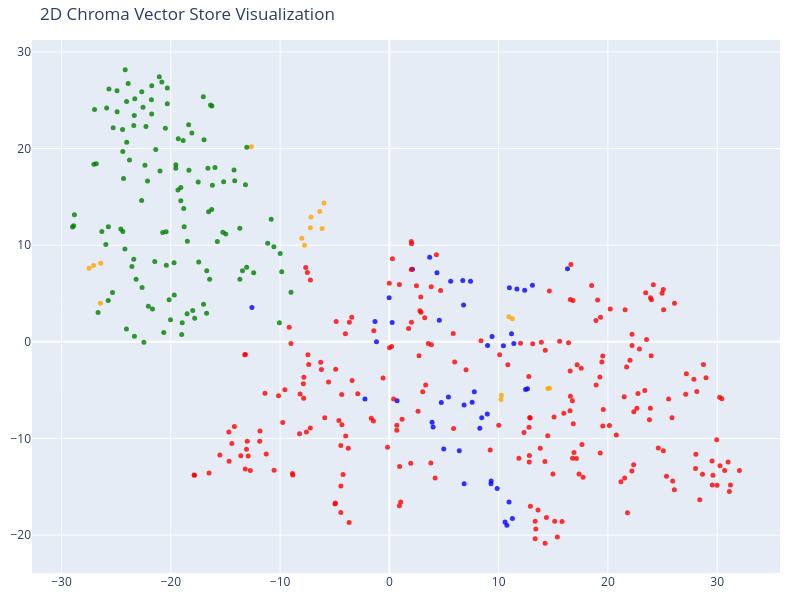

This figure's notebook cell:
### Code cell
vectors, doc_texts, doc_types, colors = prepare_visualization_data(vectorstore)
visualize_2d(vectors, doc_types, doc_texts, colors)

### Figure 1 — Plotly figure (JSON) as saved in the notebook; plotly's stock layout.template omitted (floating-point values rounded to 4 significant figures; data arrays with more than 128 entries replaced by an {"elided": "..."} marker saying what was removed)
{"data": [{"hoverinfo": "text", "marker": {"color": {"elided": "413 str values"}, "opacity": 0.8, "size": 5}, "mode": "markers", "text": {"elided": "413 str values"}, "type": "scatter", "x": {"elided": "413 float values"}, "y": {"elided": "413 float values"}}], "layout": {"height": 600, "margin": {"b": 10, "l": 10, "r": 20, "t": 40}, "scene": {"xaxis": {"title": {"text": "x"}}, "yaxis": {"title": {"text": "y"}}}, "title": {"text": "2D Chroma Vector Store Visualization"}, "width": 800}}
